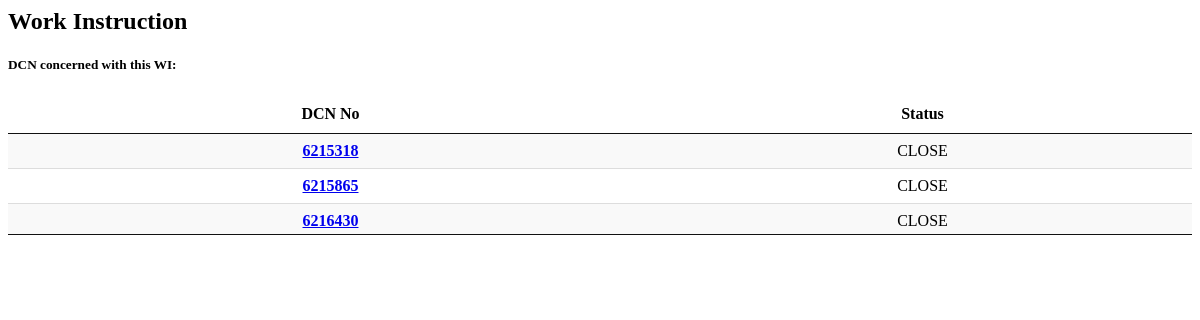
/detail_wi.php, run on the app's committed database.
### tables this page shows
CREATE TABLE IF NOT EXISTS `dcn_wi` (
  `id` int(11) NOT NULL AUTO_INCREMENT,
  `dcn_no` varchar(50) DEFAULT NULL,
  `wi_docno` varchar(50) DEFAULT NULL,
  `stat` varchar(50) DEFAULT NULL,
  PRIMARY KEY (`id`)
);

### detail_wi.php (the view, shortened to what this page needs)
<link rel="stylesheet" type="text/css" href="media/css/jquery.dataTables.css">
<div class="container">
						<div class="single-page-artical">
								<div class="artical-content">
									<h2>Work Instruction</h2>
									<div class="artical-links">
                                    <div class="container">
<div id="tabelbawah">
<?php
									$result= mysql_query("SELECT * FROM  `dcn_wi` WHERE `wi_docno` LIKE  '%$wi_no%'");
									?>
<h5><strong>DCN concerned with this WI:</strong></h5>
									<table id="wi" class="table display table-condensed" cellspacing="0">
				<thead>
					<tr align="center">
						<th align="center">DCN No</th>
						<th>Status</th>
					</tr>
				</thead>
				<tbody>
					<?php
                    while($row2= mysql_fetch_array($result)) {
					$cat=$row2['stat'];
					switch ($cat) {
					case "OPEN":
					$cat='danger';
					break;
					case "CLOSE":
					$cat='success';
					break;
					}
                        echo "<tr align=center class='$cat'>";
						echo "<td><a href=?page=detaill_dcn&doc=$row2[dcn_no] onclick='window.open(this.href); return false;'><strong>";
						echo "$row2[dcn_no]";
						echo "</strong></a></td>";
						echo "<td>" . $row2['stat'] . "</td>";
                        echo "</tr>";
                    }
                ?>
				</tbody>
			</table>
			</div>
									</div>
									</div>
								    </div>
					</div>
					</div>

### data on the page
dcn_wi: dcn_no "6215318", stat "CLOSE"
dcn_wi: dcn_no "6215865", stat "CLOSE"
dcn_wi: dcn_no "6216430", stat "CLOSE"
